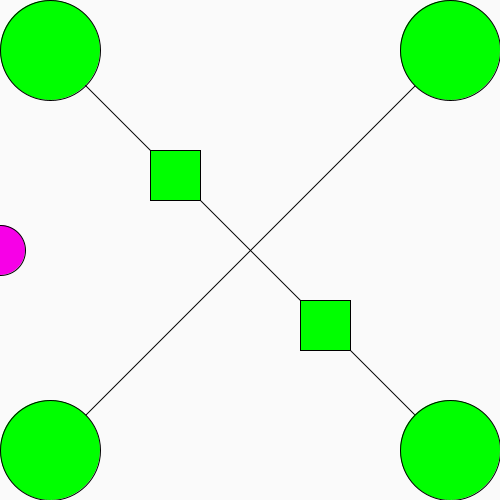
Frame 1 (no input)
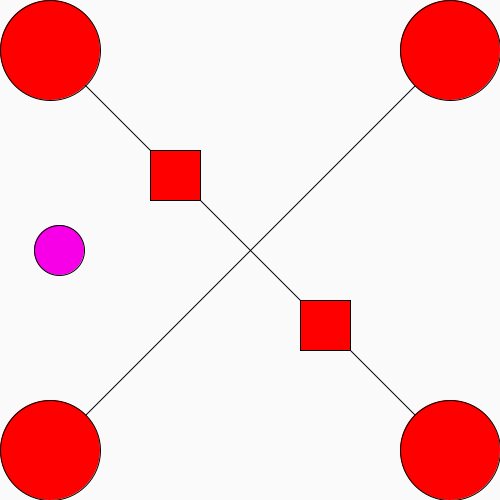
Frame 60 (the mouse pressed at the canvas centre just before this capture)
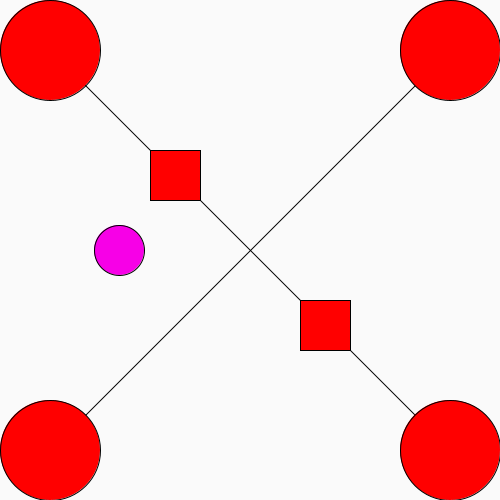
Frame 120 (the mouse held since frame 60 and released just before this capture)

The Processing sketch that drew these frames (run headless with seeded random() and noise(); from frame 60 on, the mouse is pressed at the canvas centre):

// Processing sketch: conditional_statement
// ── conditional_statement.pde
color magenta =#F700E7;
float xPosition=0;
float xDirection=1;
color fromGreen=color(0, 255, 0);
color toRed=color(255, 0, 0);
float counter=0;

void setup(){
  size(500, 500);
}

void draw(){
  background(250, 250, 250);
  
  color currentColor = lerpColor (fromGreen, toRed, counter);
  fill(currentColor);
  int x=100;
  line(50, 50, 450, 450);
  line(50, 450, 450, 50);
  ellipse(50, 50, x, x);
  ellipse(450, 50, x, x);
  ellipse(450, 450, x, x);
  ellipse(50, 450, x, x);
  rect(150, 150, 50, 50);
  rect(300, 300, 50, 50);
  
  
  fill(magenta);
  ellipse(xPosition, height/2, 50, 50);
  xPosition=xPosition + xDirection;
  if(xPosition < 0 || xPosition > width){
    xDirection *= -1;
  }
  counter=counter + 1;
  if (counter >= 15){
    counter = 0;
  }
}
